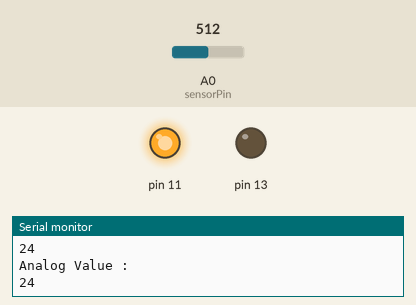
The sketch below on a simulated Arduino Uno, built with avr-gcc and run on an emulated ATmega328P. Parts: output pins drawn as LEDs (lit = HIGH), the last lines printed to the serial monitor. The test bench sets the inputs (shaded band); at power-on: A0 (sensorPin) = 512.

Above: at 1.8 s.
1.9 s: A0 (sensorPin) set to 474
3.4 s: A0 (sensorPin) set to 451
At 4.8 s:
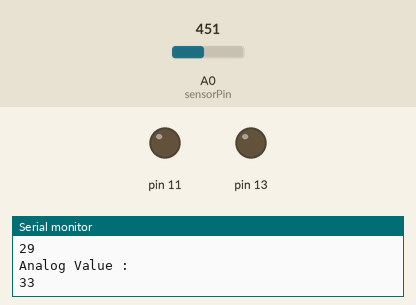
5.5 s: A0 (sensorPin) set to 511
At 6.3 s:
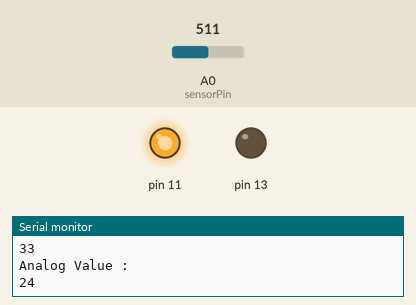
7.5 s: A0 (sensorPin) set to 306
At 9.1 s:
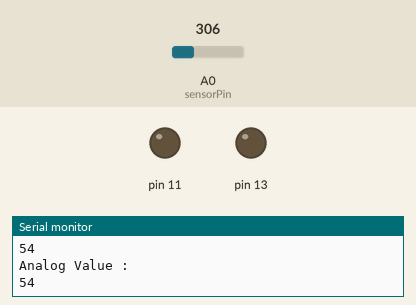
Timing chart, 0 to 10.5 s (numbered marks = the images above; inputs shaded):
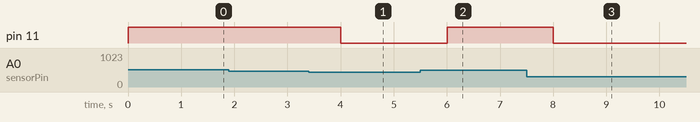

Measured:
- the behaviour switches between 466 and 465 on A0 (sensorPin) (found by bisection; images 0 and 1)
- after the input at 3.4 s, pin 11: HIGH → LOW after 0.60 s
- after the input at 5.5 s, pin 11: LOW → HIGH after 0.50 s
- after the input at 7.5 s, pin 11: HIGH → LOW after 0.50 s

The sketch:

moisture.ino
```cpp
int sensorPin = A0;
int sensorValue;
int limit = 300;
int actual_soil = 0;
void setup() {
 Serial.begin(9600);
 pinMode(13, OUTPUT);
   pinMode(11,OUTPUT);
}

void loop() {

 sensorValue = analogRead(sensorPin);
actual_soil = map(sensorValue,674,0,0,100);

 Serial.println("Analog Value : ");
 Serial.println(actual_soil);

  if(actual_soil <= 30) {
    //High
     digitalWrite(11,HIGH);

  }else{
    //Low
  digitalWrite(11,LOW);
  }

//
// if (sensorValue<limit) {
// digitalWrite(13, HIGH);
// }
// else {
// digitalWrite(13, LOW);
// }
//
 delay(1000);
}
```
